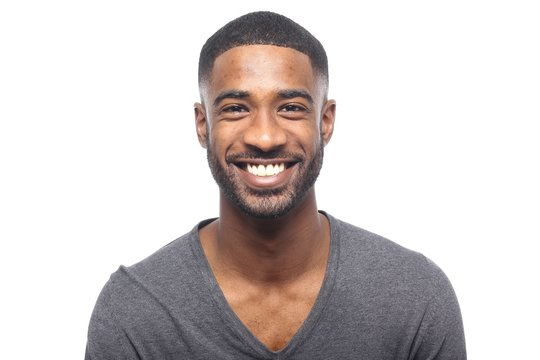
#> input picture class 39/face1.jpg, 540 x 360 px, found by its file name
$ python main.py
#> lines starting #> are read from the running program, lines starting #| are printed output that depends on the picture; after the words box and inside, x2 and y2 are one past the last pixel; in counts of white or black regions, pixels touching at a corner belong together
import cv2
import numpy as np

test1=cv2.imread("class 39\\face1.jpg")
#> test1 is the input picture: shape (360, 540, 3); mean B, G, R 202.6, 204, 211
test2=cv2.imread("class 39\\face2.jpg")
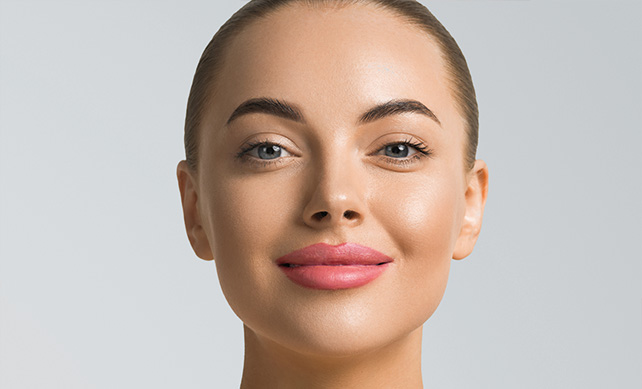
#> input picture class 39/face2.jpg, 642 x 389 px, found by its file name
#> test2 is the input picture: shape (389, 642, 3); mean B, G, R 175, 183.2, 197.7
test3=cv2.imread("class 39\\face3.jpg")
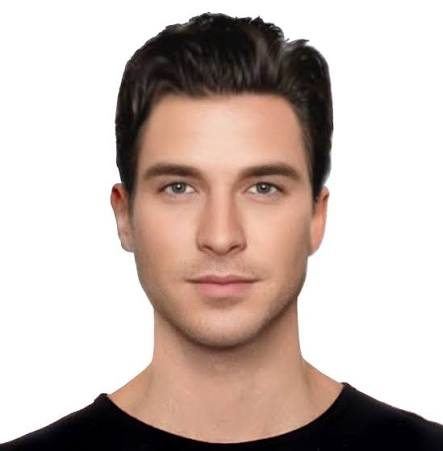
#> input picture class 39/face3.jpg, 443 x 451 px, found by its file name
#> test3 is the input picture: shape (451, 443, 3); mean B, G, R 179.3, 185.7, 200.8
test4=cv2.imread("class 39\\faces1.jpg")
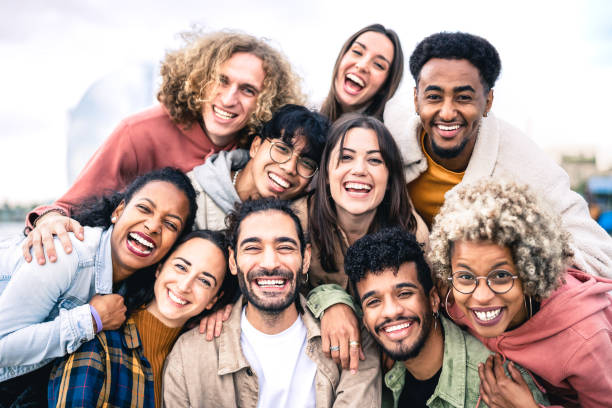
#> input picture class 39/faces1.jpg, 612 x 408 px, found by its file name
#> test4 is the input picture: shape (408, 612, 3); mean B, G, R 156.2, 161.2, 181.9
test5=cv2.imread("class 39\\people1.jpg")
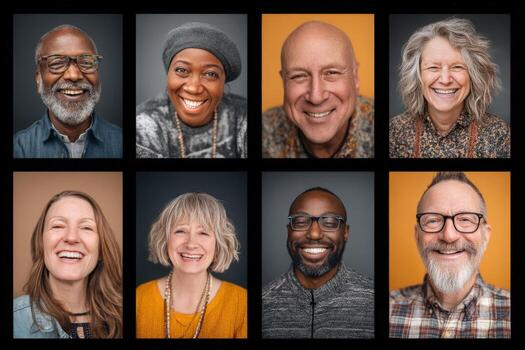
#> input picture class 39/people1.jpg, 525 x 350 px, found by its file name
#> test5 is the input picture: shape (350, 525, 3); mean B, G, R 64.9, 77.2, 98.5

facecascade=cv2.CascadeClassifier("class 39\\haarcascade_frontalface_default.xml")
faceslist=facecascade.detectMultiScale(test4,1.1,10)
#> faceslist = [[323, 130, 74, 74], [196, 57, 75, 75], [288, 283, 72, 72], [401, 57, 96, 96], [224, 211, 91, 91], [440, 242, 88, 88], [348, 264, 82, 82]]
print(faceslist)
#| [[323 130  74  74]
#|  [196  57  75  75]
#|  [288 283  72  72]
#|  [401  57  96  96]
#|  [224 211  91  91]
#|  [440 242  88  88]
#|  [348 264  82  82]]

for (x,y,w,h) in faceslist:
    test4=cv2.rectangle(test4,(x,y),(x+w,y+h),(255,0,0),2)
    cv2.imshow("face detection",test4)
    cv2.waitKey(0)
    cv2.destroyAllWindows()
#> this loop made 7 passes
#> pass 1, `test4=cv2.rectangle(test4,(x,y),(x+w,y+h),(255,0,0),2)`:
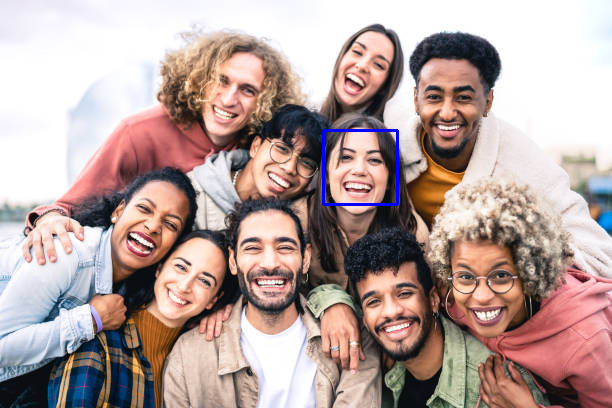
#> test4: shape (408, 612, 3); 0.35% of pixels changed, all inside (x1, y1, x2, y2) = (322, 129, 399, 206)
#> pass 3, `test4=cv2.rectangle(test4,(x,y),(x+w,y+h),(255,0,0),2)`:
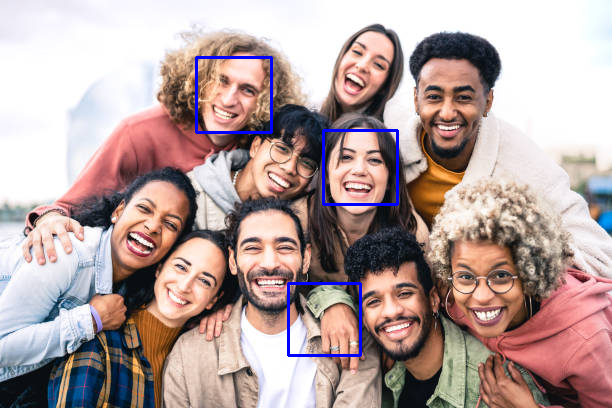
#> test4: shape (408, 612, 3); mean B, G, R 157.8, 160, 180.5
#> after the loop:
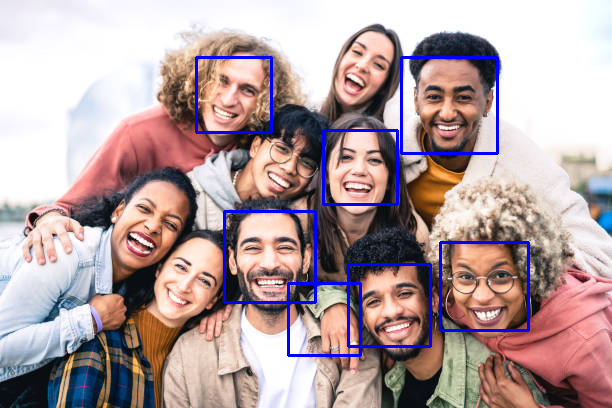
#> test4: shape (408, 612, 3); 1.69% of pixels changed, all inside (x1, y1, x2, y2) = (223, 56, 530, 348)
